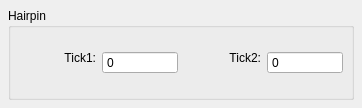
<?xml version="1.0" encoding="UTF-8"?>
<ui version="4.0">
 <class>HairpinBase</class>
 <widget class="QWidget" name="HairpinBase">
  <property name="geometry">
   <rect>
    <x>0</x>
    <y>0</y>
    <width>362</width>
    <height>108</height>
   </rect>
  </property>
  <property name="windowTitle">
   <string>Form</string>
  </property>
  <layout class="QVBoxLayout">
   <property name="spacing">
    <number>6</number>
   </property>
   <property name="margin">
    <number>8</number>
   </property>
   <item>
    <widget class="QGroupBox" name="groupBox">
     <property name="title">
      <string notr="true">Hairpin</string>
     </property>
     <property name="flat">
      <bool>false</bool>
     </property>
     <layout class="QVBoxLayout">
      <property name="spacing">
       <number>6</number>
      </property>
      <property name="margin">
       <number>8</number>
      </property>
      <item>
       <layout class="QHBoxLayout">
        <property name="spacing">
         <number>6</number>
        </property>
        <property name="margin">
         <number>0</number>
        </property>
        <item>
         <widget class="QLabel" name="label">
          <property name="text">
           <string notr="true">Tick1:</string>
          </property>
          <property name="textFormat">
           <enum>Qt::PlainText</enum>
          </property>
          <property name="alignment">
           <set>Qt::AlignRight</set>
          </property>
         </widget>
        </item>
        <item>
         <widget class="QSpinBox" name="tick1">
          <property name="readOnly">
           <bool>true</bool>
          </property>
          <property name="buttonSymbols">
           <enum>QAbstractSpinBox::NoButtons</enum>
          </property>
          <property name="maximum">
           <number>999999</number>
          </property>
         </widget>
        </item>
        <item>
         <widget class="QLabel" name="label_2">
          <property name="text">
           <string notr="true">Tick2:</string>
          </property>
          <property name="textFormat">
           <enum>Qt::PlainText</enum>
          </property>
          <property name="alignment">
           <set>Qt::AlignRight</set>
          </property>
         </widget>
        </item>
        <item>
         <widget class="QSpinBox" name="tick2">
          <property name="readOnly">
           <bool>true</bool>
          </property>
          <property name="buttonSymbols">
           <enum>QAbstractSpinBox::NoButtons</enum>
          </property>
          <property name="maximum">
           <number>999999</number>
          </property>
         </widget>
        </item>
       </layout>
      </item>
     </layout>
    </widget>
   </item>
  </layout>
 </widget>
 <resources/>
 <connections/>
</ui>
